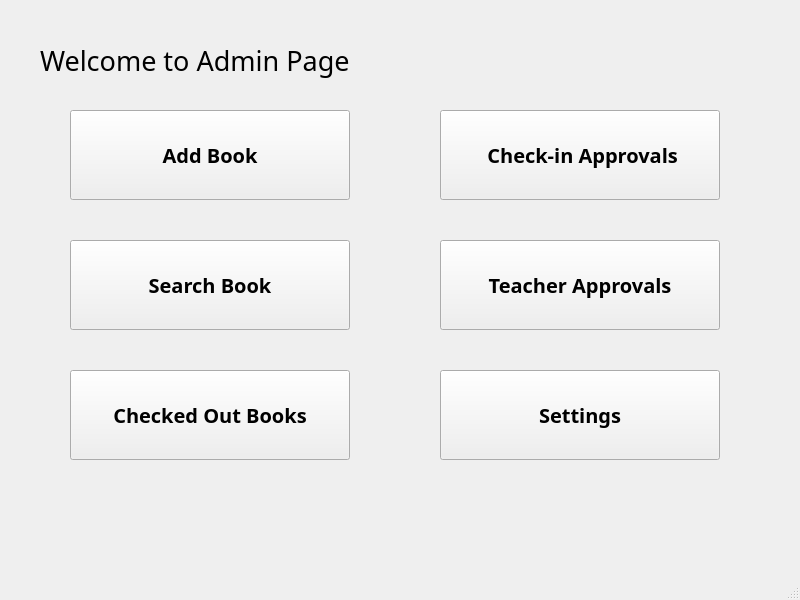
<?xml version="1.0" encoding="UTF-8"?>
<ui version="4.0">
 <class>AdminWindow</class>
 <widget class="QMainWindow" name="AdminWindow">
  <property name="geometry">
   <rect>
    <x>0</x>
    <y>0</y>
    <width>800</width>
    <height>600</height>
   </rect>
  </property>
  <property name="windowTitle">
   <string>MainWindow</string>
  </property>
  <widget class="QWidget" name="centralwidget">
   <widget class="QPushButton" name="button_addbook">
    <property name="geometry">
     <rect>
      <x>70</x>
      <y>110</y>
      <width>280</width>
      <height>90</height>
     </rect>
    </property>
    <property name="font">
     <font>
      <family>Umpush</family>
      <pointsize>15</pointsize>
      <weight>75</weight>
      <bold>true</bold>
     </font>
    </property>
    <property name="text">
     <string>Add Book</string>
    </property>
    <property name="icon">
     <iconset>
      <normaloff>661579_book_512x512.png</normaloff>661579_book_512x512.png</iconset>
    </property>
    <property name="iconSize">
     <size>
      <width>75</width>
      <height>75</height>
     </size>
    </property>
   </widget>
   <widget class="QLabel" name="label">
    <property name="geometry">
     <rect>
      <x>40</x>
      <y>40</y>
      <width>391</width>
      <height>41</height>
     </rect>
    </property>
    <property name="font">
     <font>
      <family>Umpush</family>
      <pointsize>20</pointsize>
     </font>
    </property>
    <property name="text">
     <string>Welcome to Admin Page</string>
    </property>
   </widget>
   <widget class="QPushButton" name="button_checkedout">
    <property name="geometry">
     <rect>
      <x>70</x>
      <y>370</y>
      <width>280</width>
      <height>90</height>
     </rect>
    </property>
    <property name="font">
     <font>
      <family>Umpush</family>
      <pointsize>15</pointsize>
      <weight>75</weight>
      <bold>true</bold>
     </font>
    </property>
    <property name="text">
     <string>Checked Out Books</string>
    </property>
    <property name="icon">
     <iconset>
      <normaloff>reading_list-512.png</normaloff>reading_list-512.png</iconset>
    </property>
    <property name="iconSize">
     <size>
      <width>75</width>
      <height>75</height>
     </size>
    </property>
   </widget>
   <widget class="QPushButton" name="button_searchbook">
    <property name="geometry">
     <rect>
      <x>70</x>
      <y>240</y>
      <width>280</width>
      <height>90</height>
     </rect>
    </property>
    <property name="font">
     <font>
      <family>Umpush</family>
      <pointsize>15</pointsize>
      <weight>75</weight>
      <bold>true</bold>
     </font>
    </property>
    <property name="text">
     <string>Search Book</string>
    </property>
    <property name="icon">
     <iconset>
      <normaloff>131-1310865_school-supply-list-school-book-icon-png.png</normaloff>131-1310865_school-supply-list-school-book-icon-png.png</iconset>
    </property>
    <property name="iconSize">
     <size>
      <width>75</width>
      <height>75</height>
     </size>
    </property>
   </widget>
   <widget class="QPushButton" name="button_teacherapproval">
    <property name="geometry">
     <rect>
      <x>440</x>
      <y>240</y>
      <width>280</width>
      <height>90</height>
     </rect>
    </property>
    <property name="font">
     <font>
      <family>Umpush</family>
      <pointsize>15</pointsize>
      <weight>75</weight>
      <bold>true</bold>
     </font>
    </property>
    <property name="text">
     <string>Teacher Approvals</string>
    </property>
    <property name="icon">
     <iconset>
      <normaloff>teacher_approval.png</normaloff>teacher_approval.png</iconset>
    </property>
    <property name="iconSize">
     <size>
      <width>75</width>
      <height>75</height>
     </size>
    </property>
   </widget>
   <widget class="QPushButton" name="button_bookapproval">
    <property name="geometry">
     <rect>
      <x>440</x>
      <y>110</y>
      <width>280</width>
      <height>90</height>
     </rect>
    </property>
    <property name="font">
     <font>
      <family>Umpush</family>
      <pointsize>15</pointsize>
      <weight>75</weight>
      <bold>true</bold>
     </font>
    </property>
    <property name="text">
     <string> Check-in Approvals</string>
    </property>
    <property name="icon">
     <iconset>
      <normaloff>book_approve (2).png</normaloff>book_approve (2).png</iconset>
    </property>
    <property name="iconSize">
     <size>
      <width>75</width>
      <height>75</height>
     </size>
    </property>
   </widget>
   <widget class="QPushButton" name="button_settings">
    <property name="geometry">
     <rect>
      <x>440</x>
      <y>370</y>
      <width>280</width>
      <height>90</height>
     </rect>
    </property>
    <property name="font">
     <font>
      <family>Umpush</family>
      <pointsize>15</pointsize>
      <weight>75</weight>
      <bold>true</bold>
     </font>
    </property>
    <property name="text">
     <string>Settings</string>
    </property>
    <property name="icon">
     <iconset>
      <normaloff>settings.png</normaloff>settings.png</iconset>
    </property>
    <property name="iconSize">
     <size>
      <width>75</width>
      <height>75</height>
     </size>
    </property>
   </widget>
  </widget>
  <widget class="QStatusBar" name="statusbar"/>
 </widget>
 <resources/>
 <connections/>
</ui>
